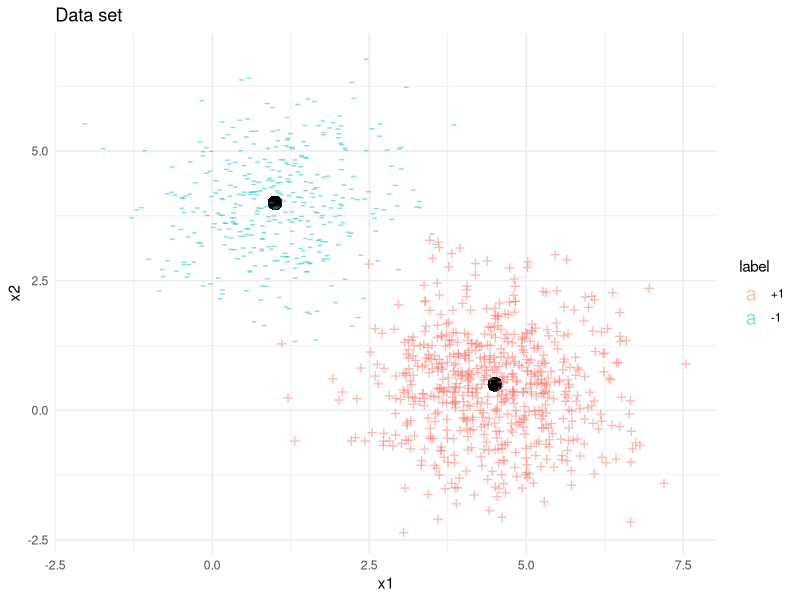
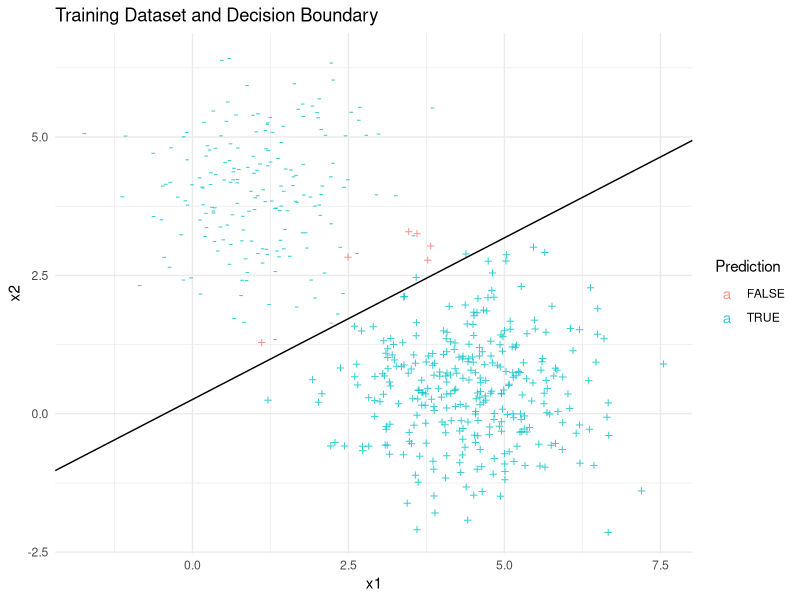
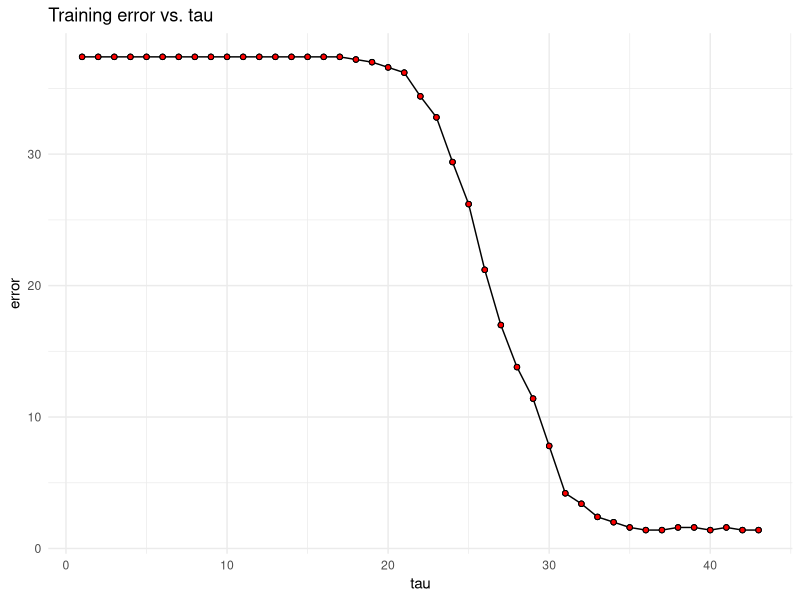

Generate these figures, in order, with R:
## ---- chunk 1
## Generative parameters
c0 <- '+1'; c1 <- '-1' # class labels
mu0 <- c(4.5, 0.5)
p0 <- 0.60
mu1 <- c(1.0, 4.0)
p1 <- 1 - p0
sigma <- matrix(c(1, 0, 0, 1), nrow=2, ncol=2, byrow = TRUE) # shared covariance matrix
sigma0 <- sigma;   sigma1 <- sigma
### an examle of nonshared covariance matrices
#sigma0 <- matrix(c(0.2, 0.2, 0.2, 0.2), nrow=2, ncol=2, byrow = TRUE);   sigma1 <- matrix(c(1, 0, 0, 1), nrow=2, ncol=2, byrow = TRUE)
## ---- chunk 2
# Generation Process
## Libraries:
library(MASS) # generates multivariate Gaussian sampels
library(ggplot2)
library(reshape2)
## ---- chunk 3
## Initialization
set.seed(123)
N <- 1000
data <- data.frame(x1=double(), x2=double(), label=factor(levels = c(c0,c1))) # empty data.frame
## ---- chunk 4
## Generate class labels (Step 1)
data[1:N,'label'] <- sample(c(c0,c1), N, replace = TRUE, prob = c(p0, p1))

## calculate the size of each class 
N0 <- sum(data[1:N,'label']==c0)
N1 <- N - N0

## Sample from the Gaussian distribution accroding to the class labels and statitics. (Steps 2 & 3)
data[data[1:N,'label']==c0, c('x1', 'x2')] <- mvrnorm(n = N0, mu0, sigma0)
data[data[1:N,'label']==c1, c('x1', 'x2')] <- mvrnorm(n = N1, mu1, sigma1)
## ---- chunk 5
## Split data to train and test datasets
train.len <- round(N/2)
train.index <- sample(1:N, train.len, replace = FALSE)
train.data <- data[train.index, c('x1', 'x2')]
test.data <- data[-train.index, c('x1', 'x2')]
train.label <- data[train.index, 'label']
test.label <- data[-train.index, 'label']
## ---- chunk 6
## Take a look at the data set
ggplot(data=data, aes(x=x1, y=x2, color=label, label=ifelse(label==c0, '+', '-'))) +
    geom_point(x=mu0[1], y=mu0[2], size=4, color = 'black') +
    geom_point(x=mu1[1], y=mu1[2], size=4, color = 'black') +
    geom_text(size = 5, alpha=0.5) +
    ggtitle ('Data set') +
    theme_minimal()
## ---- chunk 7
## Basis function (Step 1)
Phi <- as.matrix(cbind(1, train.data)) # add a column of 1 as phi_0
## ---- chunk 8
# Initialization
eta <- 0.01 # Learning rate
epsilon <- 0.001 # Stoping criterion
tau.max <- 100 # Maximum number of iterations

T <- ifelse(train.label == c0, eval(parse(text=c0)),eval(parse(text=c1))) # Convention for class labels

W <- matrix(,nrow=tau.max, ncol=ncol(Phi)) # Empty Weight vector
W[1,] <- runif(ncol(Phi)) # Random initial values for weight vector

error.trace <- matrix(0,nrow=tau.max, ncol=1) # Placeholder for errors
error.trace[1] <- sum((Phi%*%W[1,])*T<0)/train.len*100 # record error for initial weights

tau <- 1 # iteration counter 
terminate <- FALSE # termination status
## ---- chunk 9
# Main Loop (Step 2):
while(!terminate){
    # resuffling train data and associated labels:
    train.index <- sample(1:train.len, replace = FALSE)
    Phi <- Phi[train.index,]
    T <- T[train.index]

    for (i in 1:train.len){
        if (tau == tau.max) {break}
              
        # look for missclassified samples
        if ((W[tau,]%*%Phi[i,])*T[i]<0){
            
            # update tau counter
            tau <- tau +1
            
            # update the weights
            W[tau,] <- W[tau-1,] + eta * Phi[i,] * T[i]
            
            # update the records
            error.trace[tau] <- sum((Phi%*%W[tau,])*T<0)/train.len*100
        } 
        
    }
    
    # decrease eta:
    eta = eta * 0.99
    # recalculate termination conditions
    terminate <- tau >= tau.max | 
        abs(sum((Phi%*%W[tau,])*T<0)/train.len - sum((Phi%*%W[tau-1,])*T<0)/train.len) <= epsilon 
    
}
W <- W[1:tau,] # cut the empty part of the matrix (when the loop stops before tau == tau.max)
## ---- chunk 10
## the  final result is w:
w <- W[tau,]
## report
cat('\n\nThe  final weight vector:', w)
## ---- chunk 11
# Visualizations
## Ploting the decision boundary
ggplot(data=as.data.frame(Phi), aes(x=x1, y=x2, label=ifelse(T!=c1, '+', '-'), color=factor(Phi%*%W[tau,]*T>0))) +
    geom_text(alpha=0.75) +
    scale_color_discrete(guide = guide_legend(title = 'Prediction'))+
    geom_abline(intercept=w[1], slope=-w[2]/w[3]) +
    ggtitle('Training Dataset and Decision Boundary') +
    theme_minimal()
## ---- chunk 12
## merging and melting for visualizations
out <- data.frame('tau'=1:tau)
out$error <- error.trace[1:tau]
out[,c('w0', 'w1', 'w2')] <- W

out.m <- melt(out, id=c('tau', 'error'))
names(out.m) <- c('tau', 'error', 'W', 'coefficient')

## Training error
ggplot(data=out.m,aes(x=tau, y=error)) + geom_line() + geom_point(shape=21, fill='red')  +
    ggtitle('Training error vs. tau') + theme_minimal()
